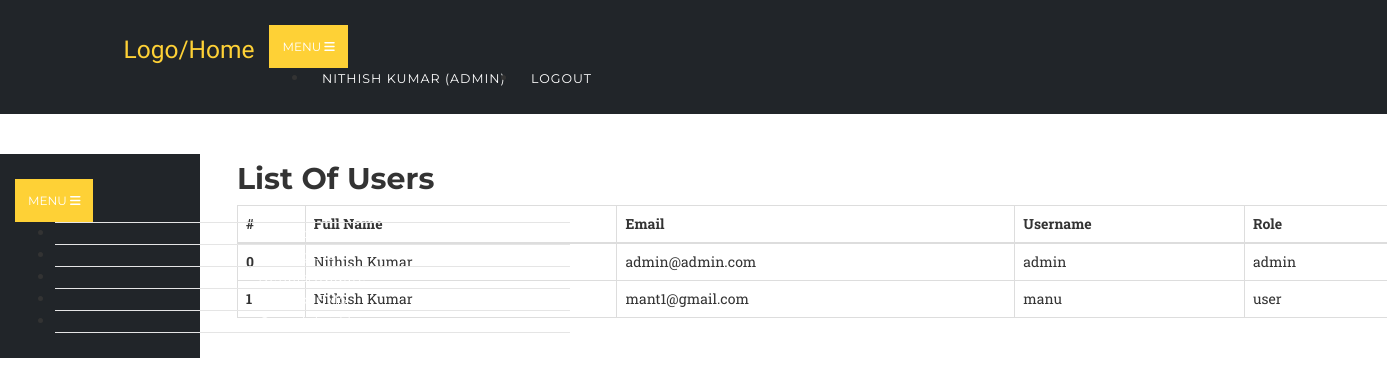
/users.php (signed in), run on the app's committed database.
### tables this page shows
CREATE TABLE `users` (
  `id` int(10) UNSIGNED NOT NULL,
  `fullname` varchar(191) NOT NULL,
  `mobile` varchar(191) NOT NULL,
  `username` varchar(191) NOT NULL,
  `email` varchar(191) NOT NULL,
  `password` varchar(191) NOT NULL,
  `created_at` timestamp NULL DEFAULT CURRENT_TIMESTAMP,
  `updated_at` timestamp NULL DEFAULT CURRENT_TIMESTAMP,
  `role` varchar(100) DEFAULT 'user',
  `status` int(1) NOT NULL DEFAULT '1'
);

### users.php (the view, shortened to what this page needs)
<?php
	require '../config/config.php';
		try {
			$stmt = $connect->prepare('SELECT * FROM users');
			$stmt->execute();
			$data = $stmt->fetchAll(PDO::FETCH_ASSOC);
		}
		catch(PDOException $e) {
			$errMsg = $e->getMessage();
		}
?>
<?php include '../include/header.php';?>
	<nav class="navbar navbar-expand-lg navbar-dark" style="background-color:#212529;" id="mainNav">
      <div class="container">
        <a class="navbar-brand js-scroll-trigger" href="../index.php">Logo/Home</a>
        <button class="navbar-toggler navbar-toggler-right" type="button" data-toggle="collapse" data-target="#navbarResponsive" aria-controls="navbarResponsive" aria-expanded="false" aria-label="Toggle navigation">
          Menu
          <i class="fa fa-bars"></i>
        </button>
        <div class="collapse navbar-collapse" id="navbarResponsive">
          <ul class="navbar-nav text-uppercase ml-auto">
            <li class="nav-item">
              <a class="nav-link" href="login.php"><?php echo $_SESSION['fullname']; ?> <?php if($_SESSION['role'] == 'admin'){ echo "(Admin)"; } ?></a>
            </li>
            <li class="nav-item">
              <a href="../auth/logout.php" class="nav-link">Logout</a>
            </li>
          </ul>
        </div>
      </div>
    </nav>
<?php include '../include/side-nav.php';?>
<section class="wrapper" style="margin-inline-start:16%;margin-block-start: -11%;">
	<div class="container">
		<div class="row">
			<div class="col-12">
				<h2>List Of Users</h2>
				<div class="table-responsive">
					<table class="table table-bordered">
					  <thead>
					    <tr>
					      <th>#</th>
					      <th>Full Name</th>
					      <th>Email</th>
					      <th>Username</th>
					      <th>Role</th>
					    </tr>
					  </thead>
					  <tbody>
					  	<?php
					  		foreach ($data as $key => $value) {
							   echo '<tr>';
							      echo '<th scope="row">'.$key.'</th>';
							      echo '<td>'.$value['fullname'].'</td>';
							      echo '<td>'.$value['email'].'</td>';
							      echo '<td>'.$value['username'].'</td>';
							      echo '<td>'.$value['role'].'</td>';
							   echo '</tr>';
					  		}
					  	?>
					  </tbody>
					</table>
				</div>
			</div>
		</div>
	</div>
</section>
<?php include '../include/footer.php';?>

### header.php (shortened to what this page needs)
<!DOCTYPE html>
<html lang="en">
  <head>
    <link href="../assets/plugins/bootstrap/css/bootstrap.min.css" rel="stylesheet">
    <link href="../assets/plugins/font-awesome/css/font-awesome.min.css" rel="stylesheet" type="text/css">
    <link href="../assets/css/rent.css" rel="stylesheet">
    <link href="../assets/css/style.css" rel="stylesheet">
  </head>
  <body id="page-top">

### side-nav.php (shortened to what this page needs)
<br>
	<nav class="navbar navbar-expand-sm navbar-default sidebar" style="background-color:#212529;" id="mainNav">
      <div class="container">
      	<button class="navbar-toggler navbar-toggler-right" type="button" data-toggle="collapse" data-target="#navbarResponsive" aria-controls="navbarResponsive" aria-expanded="false" aria-label="Toggle navigation">
          Menu
          <i class="fa fa-bars"></i>
        </button>
        <div class="collapse navbar-collapse" id="navbarResponsive1">
          <ul class="navbar-nav text-center" style="    flex-direction: column;">
            <li class="nav-item">
              <a class="nav-link" href="../auth/dashboard.php">Home</a>
            </li>
            <li class="nav-item">
            	<?php if($_SESSION['role'] == 'admin' || $_SESSION['role'] == 'user'){
	        		echo '<a href="../app/register.php" class="nav-link">Register</a>';
	      	 	} ?>
            </li>
            <li class="nav-item">
	        	<a href="../app/list.php" class="nav-link">Details/Update</a>
            </li>
            <li class="nav-item">
              <?php if($_SESSION['role'] == 'admin'){
                echo '<a href="../app/sms.php" class="nav-link">Send SMS</a>';
              } ?>
            </li>
            <li class="nav-item">
              <?php if($_SESSION['role'] == 'admin'){
                echo '<a href="../app/cmplist.php" class="nav-link">Complaint List</a>';
              } ?>
            </li>
          </ul>
        </div>
      </div>
    </nav>

### footer.php (shortened to what this page needs)
  </body>
</html>

### rent.css (style rules this page uses)
body { overflow-x: hidden; font-family: 'Roboto Slab', 'Helvetica Neue', Helvetica, Arial, sans-serif; }
a { color: #fed136; }
h1, h2, h3, h4, h5, h6 { font-weight: 700; font-family: 'Montserrat', 'Helvetica Neue', Helvetica, Arial, sans-serif; }
section { padding: 100px 0; }
@media (min-width: 768px) { section { padding: 140px 0; } }
#mainNav { background-color: #212529; }
#mainNav .navbar-toggler { font-size: 12px; right: 0; padding: 13px; text-transform: uppercase; color: white; border: 0; background-color: #fed136; font-family: 'Montserrat', 'Helvetica Neue', Helvetica, Arial, sans-serif; }
#mainNav .navbar-brand { color: #fed136; font-family: 'Kaushan Script', 'Helvetica Neue', Helvetica, Arial, cursive; }
#mainNav .navbar-nav .nav-item .nav-link { font-size: 90%; font-weight: 400; padding: 0.75em 0; letter-spacing: 1px; color: white; font-family: 'Montserrat', 'Helvetica Neue', Helvetica, Arial, sans-serif; }
@media (min-width: 992px) { #mainNav { padding-top: 25px; padding-bottom: 25px; -webkit-transition: padding-top 0.3s, padding-bottom 0.3s; -moz-transition: padding-top 0.3s, padding-bottom 0.3s; transition: padding-top 0.3s, padding-bottom 0.3s; border: none; background-color: transparent; } }
@media (min-width: 992px) { #mainNav .navbar-brand { font-size: 1.75em; -webkit-transition: all 0.3s; -moz-transition: all 0.3s; transition: all 0.3s; } }
@media (min-width: 992px) { #mainNav .navbar-nav .nav-item .nav-link { padding: 1.1em 1em !important; } }

### style.css (style rules this page uses)
.navbar { border-radius: 0px; }
nav.sidebar, .main { -webkit-transition: margin 200ms ease-out; -moz-transition: margin 200ms ease-out; -o-transition: margin 200ms ease-out; transition: margin 200ms ease-out; }
@media (min-width: 765px) { nav.sidebar .navbar-nav > li:first-child { border-top: 1px #e5e5e5 solid; } }
@media (min-width: 765px) { nav.sidebar .navbar-nav > li { border-bottom: 1px #e5e5e5 solid; } }
@media (min-width: 765px) { nav.sidebar .navbar-collapse, nav.sidebar .container-fluid { padding: 0 0px 0 0px; } }
@media (min-width: 765px) { nav.sidebar { width: 200px; height: 100%; //margin-left: -160px; float: left; margin-bottom: 0px; } }
@media (min-width: 765px) { nav.sidebar li { width: 100%; } }
@media (min-width: 1330px) { nav.sidebar { margin-left: 0px; float: left; } }
section { padding-left: 15px; }

### data on the page
users: key "0", fullname "Nithish Kumar", email "admin@admin.com", username "admin", role "admin"
users: key "1", fullname "Nithish Kumar", email "mant1@gmail.com", username "manu", role "user"

### other printed values
$_SESSION['fullname'] "NITHISH KUMAR"
